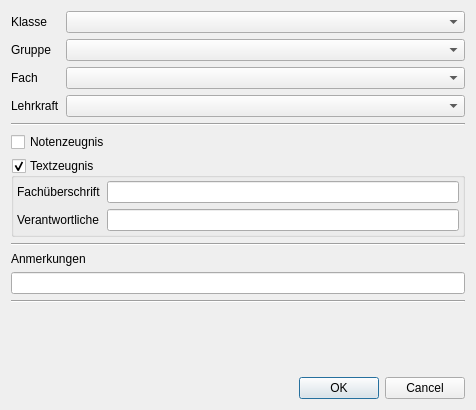
<?xml version="1.0" encoding="UTF-8"?>
<ui version="4.0">
 <class>Dialog</class>
 <widget class="QDialog" name="Dialog">
  <property name="geometry">
   <rect>
    <x>0</x>
    <y>0</y>
    <width>476</width>
    <height>410</height>
   </rect>
  </property>
  <property name="sizePolicy">
   <sizepolicy hsizetype="Preferred" vsizetype="Maximum">
    <horstretch>0</horstretch>
    <verstretch>0</verstretch>
   </sizepolicy>
  </property>
  <property name="windowTitle">
   <string>Kursfelder bearbeiten</string>
  </property>
  <property name="sizeGripEnabled">
   <bool>false</bool>
  </property>
  <layout class="QVBoxLayout" name="verticalLayout_2" stretch="0,0,0,0,0,0,0,0,0,0">
   <property name="rightMargin">
    <number>11</number>
   </property>
   <item>
    <layout class="QFormLayout" name="formLayout">
     <item row="0" column="0">
      <widget class="QLabel" name="label">
       <property name="text">
        <string>Klasse</string>
       </property>
      </widget>
     </item>
     <item row="0" column="1">
      <widget class="QComboBox" name="cb_class">
       <property name="editable">
        <bool>false</bool>
       </property>
      </widget>
     </item>
     <item row="1" column="0">
      <widget class="QLabel" name="label_2">
       <property name="text">
        <string>Gruppe</string>
       </property>
      </widget>
     </item>
     <item row="1" column="1">
      <widget class="QComboBox" name="cb_group"/>
     </item>
     <item row="2" column="0">
      <widget class="QLabel" name="label_3">
       <property name="text">
        <string>Fach</string>
       </property>
      </widget>
     </item>
     <item row="2" column="1">
      <widget class="QComboBox" name="cb_subject"/>
     </item>
     <item row="3" column="0">
      <widget class="QLabel" name="label_4">
       <property name="text">
        <string>Lehrkraft</string>
       </property>
      </widget>
     </item>
     <item row="3" column="1">
      <widget class="QComboBox" name="cb_teacher"/>
     </item>
    </layout>
   </item>
   <item>
    <widget class="Line" name="line_3">
     <property name="orientation">
      <enum>Qt::Horizontal</enum>
     </property>
    </widget>
   </item>
   <item>
    <widget class="QCheckBox" name="grade_report">
     <property name="text">
      <string>Notenzeugnis</string>
     </property>
    </widget>
   </item>
   <item>
    <widget class="QGroupBox" name="text_report">
     <property name="sizePolicy">
      <sizepolicy hsizetype="Preferred" vsizetype="Fixed">
       <horstretch>0</horstretch>
       <verstretch>0</verstretch>
      </sizepolicy>
     </property>
     <property name="title">
      <string>Textzeugnis</string>
     </property>
     <property name="checkable">
      <bool>true</bool>
     </property>
     <layout class="QVBoxLayout" name="verticalLayout">
      <property name="leftMargin">
       <number>3</number>
      </property>
      <property name="topMargin">
       <number>3</number>
      </property>
      <property name="rightMargin">
       <number>3</number>
      </property>
      <property name="bottomMargin">
       <number>3</number>
      </property>
      <item>
       <layout class="QFormLayout" name="formLayout_2">
        <item row="0" column="0">
         <widget class="QLabel" name="label_5">
          <property name="text">
           <string>Fachüberschrift</string>
          </property>
         </widget>
        </item>
        <item row="0" column="1">
         <widget class="QLineEdit" name="le_subject_title"/>
        </item>
        <item row="1" column="0">
         <widget class="QLabel" name="label_6">
          <property name="text">
           <string>Verantwortliche</string>
          </property>
         </widget>
        </item>
        <item row="1" column="1">
         <widget class="QLineEdit" name="le_signature"/>
        </item>
       </layout>
      </item>
     </layout>
    </widget>
   </item>
   <item>
    <widget class="Line" name="line_2">
     <property name="orientation">
      <enum>Qt::Horizontal</enum>
     </property>
    </widget>
   </item>
   <item>
    <widget class="QLabel" name="label_7">
     <property name="text">
      <string>Anmerkungen</string>
     </property>
    </widget>
   </item>
   <item>
    <widget class="QLineEdit" name="le_info"/>
   </item>
   <item>
    <widget class="Line" name="line">
     <property name="orientation">
      <enum>Qt::Horizontal</enum>
     </property>
    </widget>
   </item>
   <item>
    <spacer name="sp1">
     <property name="orientation">
      <enum>Qt::Vertical</enum>
     </property>
     <property name="sizeType">
      <enum>QSizePolicy::MinimumExpanding</enum>
     </property>
     <property name="sizeHint" stdset="0">
      <size>
       <width>20</width>
       <height>0</height>
      </size>
     </property>
    </spacer>
   </item>
   <item>
    <widget class="QDialogButtonBox" name="buttonBox">
     <property name="orientation">
      <enum>Qt::Horizontal</enum>
     </property>
     <property name="standardButtons">
      <set>QDialogButtonBox::Cancel|QDialogButtonBox::Ok</set>
     </property>
    </widget>
   </item>
  </layout>
 </widget>
 <resources/>
 <connections>
  <connection>
   <sender>buttonBox</sender>
   <signal>accepted()</signal>
   <receiver>Dialog</receiver>
   <slot>accept()</slot>
   <hints>
    <hint type="sourcelabel">
     <x>248</x>
     <y>254</y>
    </hint>
    <hint type="destinationlabel">
     <x>157</x>
     <y>274</y>
    </hint>
   </hints>
  </connection>
  <connection>
   <sender>buttonBox</sender>
   <signal>rejected()</signal>
   <receiver>Dialog</receiver>
   <slot>reject()</slot>
   <hints>
    <hint type="sourcelabel">
     <x>316</x>
     <y>260</y>
    </hint>
    <hint type="destinationlabel">
     <x>286</x>
     <y>274</y>
    </hint>
   </hints>
  </connection>
 </connections>
</ui>
